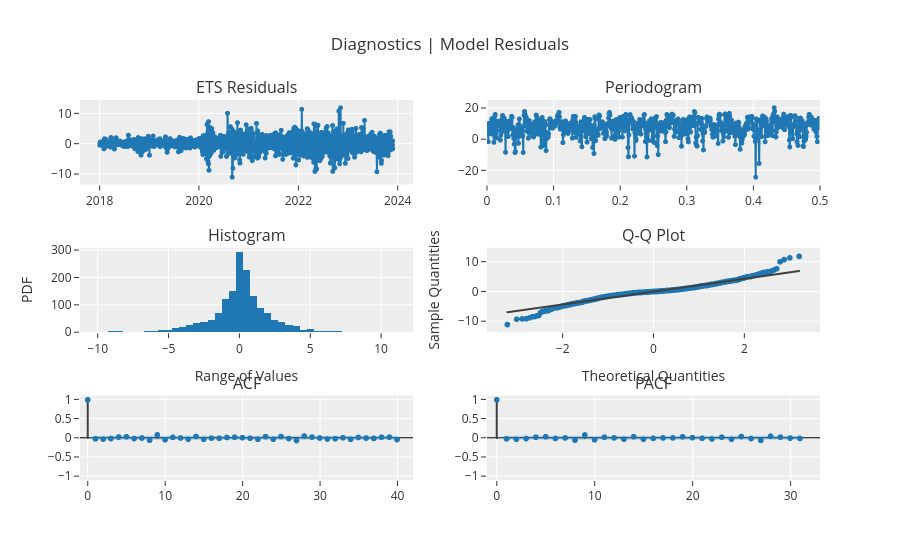

The notebook cell this image was saved under:
### Code cell
exp.plot_model(estimator=tuned_ets, plot="diagnostics")

### Figure 1 — Plotly figure (JSON) as saved in the notebook; plotly's stock layout.template omitted (floating-point values rounded to 4 significant figures; data arrays with more than 128 entries replaced by an {"elided": "..."} marker saying what was removed)
{"data": [{"line": {"color": "rgb(31, 119, 180)", "width": 2}, "marker": {"color": "rgb(31, 119, 180)", "size": 5}, "mode": "lines+markers", "name": "ETS", "showlegend": false, "type": "scattergl", "x": {"elided": "1542 str values"}, "xaxis": "x", "y": {"elided": "1542 float values"}, "yaxis": "y"}, {"hoverinfo": "text", "hovertext": {"elided": "771 str values"}, "line": {"color": "#1f77b4", "width": 2}, "marker": {"size": 5}, "mode": "lines+markers", "name": "ETS", "showlegend": false, "type": "scattergl", "x": {"elided": "771 float values"}, "xaxis": "x2", "y": {"elided": "771 float values"}, "yaxis": "y2"}, {"alignmentgroup": "True", "bingroup": "x", "hovertemplate": "variable=ETS<br>value=%{x}<br>count=%{y}<extra></extra>", "legendgroup": "ETS", "marker": {"color": "#1f77b4", "pattern": {"shape": ""}}, "name": "ETS", "offsetgroup": "ETS", "orientation": "v", "showlegend": false, "type": "histogram", "x": {"elided": "1542 float values"}, "xaxis": "x3", "yaxis": "y3"}, {"marker": {"color": "#1f77b4"}, "mode": "markers", "name": "ETS", "showlegend": false, "type": "scattergl", "x": {"elided": "1542 float values"}, "xaxis": "x4", "y": {"elided": "1542 float values"}, "yaxis": "y4"}, {"line": {"color": "#3f3f3f"}, "mode": "lines", "name": "ETS", "showlegend": false, "type": "scattergl", "x": {"elided": "1542 float values"}, "xaxis": "x4", "y": {"elided": "1542 float values"}, "yaxis": "y4"}, {"line": {"color": "#3f3f3f"}, "mode": "lines", "name": "ACF", "showlegend": false, "type": "scattergl", "x": [0, 0], "xaxis": "x5", "y": [0, 1], "yaxis": "y5"}, {"line": {"color": "#3f3f3f"}, "mode": "lines", "name": "ACF", "showlegend": false, "type": "scattergl", "x": [1, 1], "xaxis": "x5", "y": [0, -0.02132], "yaxis": "y5"}, {"line": {"color": "#3f3f3f"}, "mode": "lines", "name": "ACF", "showlegend": false, "type": "scattergl", "x": [2, 2], "xaxis": "x5", "y": [0, -0.03133], "yaxis": "y5"}, {"line": {"color": "#3f3f3f"}, "mode": "lines", "name": "ACF", "showlegend": false, "type": "scattergl", "x": [3, 3], "xaxis": "x5", "y": [0, -0.01379], "yaxis": "y5"}, {"line": {"color": "#3f3f3f"}, "mode": "lines", "name": "ACF", "showlegend": false, "type": "scattergl", "x": [4, 4], "xaxis": "x5", "y": [0, 0.02417], "yaxis": "y5"}, {"line": {"color": "#3f3f3f"}, "mode": "lines", "name": "ACF", "showlegend": false, "type": "scattergl", "x": [5, 5], "xaxis": "x5", "y": [0, 0.03396], "yaxis": "y5"}, {"line": {"color": "#3f3f3f"}, "mode": "lines", "name": "ACF", "showlegend": false, "type": "scattergl", "x": [6, 6], "xaxis": "x5", "y": [0, -0.01475], "yaxis": "y5"}, {"line": {"color": "#3f3f3f"}, "mode": "lines", "name": "ACF", "showlegend": false, "type": "scattergl", "x": [7, 7], "xaxis": "x5", "y": [0, -0.0004408], "yaxis": "y5"}, {"line": {"color": "#3f3f3f"}, "mode": "lines", "name": "ACF", "showlegend": false, "type": "scattergl", "x": [8, 8], "xaxis": "x5", "y": [0, -0.05772], "yaxis": "y5"}, {"line": {"color": "#3f3f3f"}, "mode": "lines", "name": "ACF", "showlegend": false, "type": "scattergl", "x": [9, 9], "xaxis": "x5", "y": [0, 0.08296], "yaxis": "y5"}, {"line": {"color": "#3f3f3f"}, "mode": "lines", "name": "ACF", "showlegend": false, "type": "scattergl", "x": [10, 10], "xaxis": "x5", "y": [0, -0.04455], "yaxis": "y5"}, {"line": {"color": "#3f3f3f"}, "mode": "lines", "name": "ACF", "showlegend": false, "type": "scattergl", "x": [11, 11], "xaxis": "x5", "y": [0, 0.01713], "yaxis": "y5"}, {"line": {"color": "#3f3f3f"}, "mode": "lines", "name": "ACF", "showlegend": false, "type": "scattergl", "x": [12, 12], "xaxis": "x5", "y": [0, 0.0002667], "yaxis": "y5"}, {"line": {"color": "#3f3f3f"}, "mode": "lines", "name": "ACF", "showlegend": false, "type": "scattergl", "x": [13, 13], "xaxis": "x5", "y": [0, -0.03115], "yaxis": "y5"}, {"line": {"color": "#3f3f3f"}, "mode": "lines", "name": "ACF", "showlegend": false, "type": "scattergl", "x": [14, 14], "xaxis": "x5", "y": [0, 0.03896], "yaxis": "y5"}, {"line": {"color": "#3f3f3f"}, "mode": "lines", "name": "ACF", "showlegend": false, "type": "scattergl", "x": [15, 15], "xaxis": "x5", "y": [0, -0.03354], "yaxis": "y5"}, {"line": {"color": "#3f3f3f"}, "mode": "lines", "name": "ACF", "showlegend": false, "type": "scattergl", "x": [16, 16], "xaxis": "x5", "y": [0, -0.003696], "yaxis": "y5"}, {"line": {"color": "#3f3f3f"}, "mode": "lines", "name": "ACF", "showlegend": false, "type": "scattergl", "x": [17, 17], "xaxis": "x5", "y": [0, -0.007925], "yaxis": "y5"}, {"line": {"color": "#3f3f3f"}, "mode": "lines", "name": "ACF", "showlegend": false, "type": "scattergl", "x": [18, 18], "xaxis": "x5", "y": [0, 0.01421], "yaxis": "y5"}, {"line": {"color": "#3f3f3f"}, "mode": "lines", "name": "ACF", "showlegend": false, "type": "scattergl", "x": [19, 19], "xaxis": "x5", "y": [0, 0.02111], "yaxis": "y5"}, {"line": {"color": "#3f3f3f"}, "mode": "lines", "name": "ACF", "showlegend": false, "type": "scattergl", "x": [20, 20], "xaxis": "x5", "y": [0, 0.008903], "yaxis": "y5"}, {"line": {"color": "#3f3f3f"}, "mode": "lines", "name": "ACF", "showlegend": false, "type": "scattergl", "x": [21, 21], "xaxis": "x5", "y": [0, -0.007127], "yaxis": "y5"}, {"line": {"color": "#3f3f3f"}, "mode": "lines", "name": "ACF", "showlegend": false, "type": "scattergl", "x": [22, 22], "xaxis": "x5", "y": [0, -0.03352], "yaxis": "y5"}, {"line": {"color": "#3f3f3f"}, "mode": "lines", "name": "ACF", "showlegend": false, "type": "scattergl", "x": [23, 23], "xaxis": "x5", "y": [0, 0.03569], "yaxis": "y5"}, {"line": {"color": "#3f3f3f"}, "mode": "lines", "name": "ACF", "showlegend": false, "type": "scattergl", "x": [24, 24], "xaxis": "x5", "y": [0, -0.03541], "yaxis": "y5"}, {"line": {"color": "#3f3f3f"}, "mode": "lines", "name": "ACF", "showlegend": false, "type": "scattergl", "x": [25, 25], "xaxis": "x5", "y": [0, 0.03943], "yaxis": "y5"}, {"line": {"color": "#3f3f3f"}, "mode": "lines", "name": "ACF", "showlegend": false, "type": "scattergl", "x": [26, 26], "xaxis": "x5", "y": [0, -0.01545], "yaxis": "y5"}, {"line": {"color": "#3f3f3f"}, "mode": "lines", "name": "ACF", "showlegend": false, "type": "scattergl", "x": [27, 27], "xaxis": "x5", "y": [0, -0.06604], "yaxis": "y5"}, {"line": {"color": "#3f3f3f"}, "mode": "lines", "name": "ACF", "showlegend": false, "type": "scattergl", "x": [28, 28], "xaxis": "x5", "y": [0, 0.05167], "yaxis": "y5"}, {"line": {"color": "#3f3f3f"}, "mode": "lines", "name": "ACF", "showlegend": false, "type": "scattergl", "x": [29, 29], "xaxis": "x5", "y": [0, 0.0239], "yaxis": "y5"}, {"line": {"color": "#3f3f3f"}, "mode": "lines", "name": "ACF", "showlegend": false, "type": "scattergl", "x": [30, 30], "xaxis": "x5", "y": [0, -1.761e-05], "yaxis": "y5"}, {"line": {"color": "#3f3f3f"}, "mode": "lines", "name": "ACF", "showlegend": false, "type": "scattergl", "x": [31, 31], "xaxis": "x5", "y": [0, -0.0261], "yaxis": "y5"}, {"line": {"color": "#3f3f3f"}, "mode": "lines", "name": "ACF", "showlegend": false, "type": "scattergl", "x": [32, 32], "xaxis": "x5", "y": [0, -0.01826], "yaxis": "y5"}, {"line": {"color": "#3f3f3f"}, "mode": "lines", "name": "ACF", "showlegend": false, "type": "scattergl", "x": [33, 33], "xaxis": "x5", "y": [0, 0.007804], "yaxis": "y5"}, {"line": {"color": "#3f3f3f"}, "mode": "lines", "name": "ACF", "showlegend": false, "type": "scattergl", "x": [34, 34], "xaxis": "x5", "y": [0, -0.03491], "yaxis": "y5"}, {"line": {"color": "#3f3f3f"}, "mode": "lines", "name": "ACF", "showlegend": false, "type": "scattergl", "x": [35, 35], "xaxis": "x5", "y": [0, 0.01352], "yaxis": "y5"}, {"line": {"color": "#3f3f3f"}, "mode": "lines", "name": "ACF", "showlegend": false, "type": "scattergl", "x": [36, 36], "xaxis": "x5", "y": [0, -0.002445], "yaxis": "y5"}, {"line": {"color": "#3f3f3f"}, "mode": "lines", "name": "ACF", "showlegend": false, "type": "scattergl", "x": [37, 37], "xaxis": "x5", "y": [0, -0.01036], "yaxis": "y5"}, {"line": {"color": "#3f3f3f"}, "mode": "lines", "name": "ACF", "showlegend": false, "type": "scattergl", "x": [38, 38], "xaxis": "x5", "y": [0, 0.02033], "yaxis": "y5"}, {"line": {"color": "#3f3f3f"}, "mode": "lines", "name": "ACF", "showlegend": false, "type": "scattergl", "x": [39, 39], "xaxis": "x5", "y": [0, 0.02302], "yaxis": "y5"}, {"line": {"color": "#3f3f3f"}, "mode": "lines", "name": "ACF", "showlegend": false, "type": "scattergl", "x": [40, 40], "xaxis": "x5", "y": [0, -0.04104], "yaxis": "y5"}, {"marker": {"color": "#1f77b4", "size": 6}, "mode": "markers", "name": "ACF", "showlegend": false, "type": "scattergl", "x": [0, 1, 2, 3, 4, 5, 6, 7, 8, 9, 10, 11, 12, 13, 14, 15, 16, 17, 18, 19, 20, 21, 22, 23, 24, 25, 26, 27, 28, 29, 30, 31, 32, 33, 34, 35, 36, 37, 38, 39, 40], "xaxis": "x5", "y": [1, -0.02132, -0.03133, -0.01379, 0.02417, 0.03396, -0.01475, -0.0004408, -0.05772, 0.08296, -0.04455, 0.01713, 0.0002667, -0.03115, 0.03896, -0.03354, -0.003696, -0.007925, 0.01421, 0.02111, 0.008903, -0.007127, -0.03352, 0.03569, -0.03541, 0.03943, -0.01545, -0.06604, 0.05167, 0.0239, -1.761e-05, -0.0261, -0.01826, 0.007804, -0.03491, 0.01352, -0.002445, -0.01036, 0.02033, 0.02302, -0.04104], "yaxis": "y5"}, {"line": {"color": "rgba(255,255,255,0)"}, "mode": "lines", "name": "UC", "showlegend": false, "type": "scatter", "x": [0, 1, 2, 3, 4, 5, 6, 7, 8, 9, 10, 11, 12, 13, 14, 15, 16, 17, 18, 19, 20, 21, 22, 23, 24, 25, 26, 27, 28, 29, 30, 31, 32, 33, 34, 35, 36, 37, 38, 39, 40], "xaxis": "x5", "y": [0, 0.04991, 0.04993, 0.04998, 0.04999, 0.05002, 0.05008, 0.05009, 0.05009, 0.05026, 0.0506, 0.05069, 0.05071, 0.05071, 0.05076, 0.05083, 0.05089, 0.05089, 0.05089, 0.0509, 0.05092, 0.05092, 0.05093, 0.05098, 0.05104, 0.05111, 0.05118, 0.05119, 0.0514, 0.05153, 0.05156, 0.05156, 0.05159, 0.05161, 0.05161, 0.05167, 0.05168, 0.05168, 0.05169, 0.05171, 0.05173], "yaxis": "y5"}, {"fill": "tonexty", "fillcolor": "rgba(32, 146, 230,0.3)", "line": {"color": "rgba(255,255,255,0)"}, "mode": "lines", "name": "LC", "showlegend": false, "type": "scatter", "x": [0, 1, 2, 3, 4, 5, 6, 7, 8, 9, 10, 11, 12, 13, 14, 15, 16, 17, 18, 19, 20, 21, 22, 23, 24, 25, 26, 27, 28, 29, 30, 31, 32, 33, 34, 35, 36, 37, 38, 39, 40], "xaxis": "x5", "y": [0, -0.04991, -0.04993, -0.04998, -0.04999, -0.05002, -0.05008, -0.05009, -0.05009, -0.05026, -0.0506, -0.05069, -0.05071, -0.05071, -0.05076, -0.05083, -0.05089, -0.05089, -0.05089, -0.0509, -0.05092, -0.05092, -0.05093, -0.05098, -0.05104, -0.05111, -0.05118, -0.05119, -0.0514, -0.05153, -0.05156, -0.05156, -0.05159, -0.05161, -0.05161, -0.05167, -0.05168, -0.05168, -0.05169, -0.05171, -0.05173], "yaxis": "y5"}, {"line": {"color": "#3f3f3f"}, "mode": "lines", "name": "PACF", "showlegend": false, "type": "scattergl", "x": [0, 0], "xaxis": "x6", "y": [0, 1], "yaxis": "y6"}, {"line": {"color": "#3f3f3f"}, "mode": "lines", "name": "PACF", "showlegend": false, "type": "scattergl", "x": [1, 1], "xaxis": "x6", "y": [0, -0.02134], "yaxis": "y6"}, {"line": {"color": "#3f3f3f"}, "mode": "lines", "name": "PACF", "showlegend": false, "type": "scattergl", "x": [2, 2], "xaxis": "x6", "y": [0, -0.03184], "yaxis": "y6"}, {"line": {"color": "#3f3f3f"}, "mode": "lines", "name": "PACF", "showlegend": false, "type": "scattergl", "x": [3, 3], "xaxis": "x6", "y": [0, -0.01521], "yaxis": "y6"}, {"line": {"color": "#3f3f3f"}, "mode": "lines", "name": "PACF", "showlegend": false, "type": "scattergl", "x": [4, 4], "xaxis": "x6", "y": [0, 0.02263], "yaxis": "y6"}, {"line": {"color": "#3f3f3f"}, "mode": "lines", "name": "PACF", "showlegend": false, "type": "scattergl", "x": [5, 5], "xaxis": "x6", "y": [0, 0.03427], "yaxis": "y6"}, {"line": {"color": "#3f3f3f"}, "mode": "lines", "name": "PACF", "showlegend": false, "type": "scattergl", "x": [6, 6], "xaxis": "x6", "y": [0, -0.01204], "yaxis": "y6"}, {"line": {"color": "#3f3f3f"}, "mode": "lines", "name": "PACF", "showlegend": false, "type": "scattergl", "x": [7, 7], "xaxis": "x6", "y": [0, 0.001736], "yaxis": "y6"}, {"line": {"color": "#3f3f3f"}, "mode": "lines", "name": "PACF", "showlegend": false, "type": "scattergl", "x": [8, 8], "xaxis": "x6", "y": [0, -0.05865], "yaxis": "y6"}, {"line": {"color": "#3f3f3f"}, "mode": "lines", "name": "PACF", "showlegend": false, "type": "scattergl", "x": [9, 9], "xaxis": "x6", "y": [0, 0.07944], "yaxis": "y6"}, {"line": {"color": "#3f3f3f"}, "mode": "lines", "name": "PACF", "showlegend": false, "type": "scattergl", "x": [10, 10], "xaxis": "x6", "y": [0, -0.04629], "yaxis": "y6"}, {"line": {"color": "#3f3f3f"}, "mode": "lines", "name": "PACF", "showlegend": false, "type": "scattergl", "x": [11, 11], "xaxis": "x6", "y": [0, 0.02069], "yaxis": "y6"}, {"line": {"color": "#3f3f3f"}, "mode": "lines", "name": "PACF", "showlegend": false, "type": "scattergl", "x": [12, 12], "xaxis": "x6", "y": [0, 0.0022], "yaxis": "y6"}, {"line": {"color": "#3f3f3f"}, "mode": "lines", "name": "PACF", "showlegend": false, "type": "scattergl", "x": [13, 13], "xaxis": "x6", "y": [0, -0.03143], "yaxis": "y6"}, {"line": {"color": "#3f3f3f"}, "mode": "lines", "name": "PACF", "showlegend": false, "type": "scattergl", "x": [14, 14], "xaxis": "x6", "y": [0, 0.03463], "yaxis": "y6"}, {"line": {"color": "#3f3f3f"}, "mode": "lines", "name": "PACF", "showlegend": false, "type": "scattergl", "x": [15, 15], "xaxis": "x6", "y": [0, -0.03119], "yaxis": "y6"}, {"line": {"color": "#3f3f3f"}, "mode": "lines", "name": "PACF", "showlegend": false, "type": "scattergl", "x": [16, 16], "xaxis": "x6", "y": [0, -0.008764], "yaxis": "y6"}, {"line": {"color": "#3f3f3f"}, "mode": "lines", "name": "PACF", "showlegend": false, "type": "scattergl", "x": [17, 17], "xaxis": "x6", "y": [0, 0.00181], "yaxis": "y6"}, {"line": {"color": "#3f3f3f"}, "mode": "lines", "name": "PACF", "showlegend": false, "type": "scattergl", "x": [18, 18], "xaxis": "x6", "y": [0, 0.001437], "yaxis": "y6"}, {"line": {"color": "#3f3f3f"}, "mode": "lines", "name": "PACF", "showlegend": false, "type": "scattergl", "x": [19, 19], "xaxis": "x6", "y": [0, 0.02999], "yaxis": "y6"}, {"line": {"color": "#3f3f3f"}, "mode": "lines", "name": "PACF", "showlegend": false, "type": "scattergl", "x": [20, 20], "xaxis": "x6", "y": [0, 0.008366], "yaxis": "y6"}, {"line": {"color": "#3f3f3f"}, "mode": "lines", "name": "PACF", "showlegend": false, "type": "scattergl", "x": [21, 21], "xaxis": "x6", "y": [0, -0.007558], "yaxis": "y6"}, {"line": {"color": "#3f3f3f"}, "mode": "lines", "name": "PACF", "showlegend": false, "type": "scattergl", "x": [22, 22], "xaxis": "x6", "y": [0, -0.02473], "yaxis": "y6"}, {"line": {"color": "#3f3f3f"}, "mode": "lines", "name": "PACF", "showlegend": false, "type": "scattergl", "x": [23, 23], "xaxis": "x6", "y": [0, 0.02117], "yaxis": "y6"}, {"line": {"color": "#3f3f3f"}, "mode": "lines", "name": "PACF", "showlegend": false, "type": "scattergl", "x": [24, 24], "xaxis": "x6", "y": [0, -0.03078], "yaxis": "y6"}, {"line": {"color": "#3f3f3f"}, "mode": "lines", "name": "PACF", "showlegend": false, "type": "scattergl", "x": [25, 25], "xaxis": "x6", "y": [0, 0.03838], "yaxis": "y6"}, {"line": {"color": "#3f3f3f"}, "mode": "lines", "name": "PACF", "showlegend": false, "type": "scattergl", "x": [26, 26], "xaxis": "x6", "y": [0, -0.01387], "yaxis": "y6"}, {"line": {"color": "#3f3f3f"}, "mode": "lines", "name": "PACF", "showlegend": false, "type": "scattergl", "x": [27, 27], "xaxis": "x6", "y": [0, -0.06297], "yaxis": "y6"}, {"line": {"color": "#3f3f3f"}, "mode": "lines", "name": "PACF", "showlegend": false, "type": "scattergl", "x": [28, 28], "xaxis": "x6", "y": [0, 0.04653], "yaxis": "y6"}, {"line": {"color": "#3f3f3f"}, "mode": "lines", "name": "PACF", "showlegend": false, "type": "scattergl", "x": [29, 29], "xaxis": "x6", "y": [0, 0.02286], "yaxis": "y6"}, {"line": {"color": "#3f3f3f"}, "mode": "lines", "name": "PACF", "showlegend": false, "type": "scattergl", "x": [30, 30], "xaxis": "x6", "y": [0, -0.002837], "yaxis": "y6"}, {"line": {"color": "#3f3f3f"}, "mode": "lines", "name": "PACF", "showlegend": false, "type": "scattergl", "x": [31, 31], "xaxis": "x6", "y": [0, -0.01201], "yaxis": "y6"}, {"marker": {"color": "#1f77b4", "size": 6}, "mode": "markers", "name": "PACF", "showlegend": false, "type": "scattergl", "x": [0, 1, 2, 3, 4, 5, 6, 7, 8, 9, 10, 11, 12, 13, 14, 15, 16, 17, 18, 19, 20, 21, 22, 23, 24, 25, 26, 27, 28, 29, 30, 31], "xaxis": "x6", "y": [1, -0.02134, -0.03184, -0.01521, 0.02263, 0.03427, -0.01204, 0.001736, -0.05865, 0.07944, -0.04629, 0.02069, 0.0022, -0.03143, 0.03463, -0.03119, -0.008764, 0.00181, 0.001437, 0.02999, 0.008366, -0.007558, -0.02473, 0.02117, -0.03078, 0.03838, -0.01387, -0.06297, 0.04653, 0.02286, -0.002837, -0.01201], "yaxis": "y6"}, {"line": {"color": "rgba(255,255,255,0)"}, "mode": "lines", "name": "UC", "showlegend": false, "type": "scatter", "x": [0, 1, 2, 3, 4, 5, 6, 7, 8, 9, 10, 11, 12, 13, 14, 15, 16, 17, 18, 19, 20, 21, 22, 23, 24, 25, 26, 27, 28, 29, 30, 31], "xaxis": "x6", "y": [0, 0.04991, 0.04991, 0.04991, 0.04991, 0.04991, 0.04991, 0.04991, 0.04991, 0.04991, 0.04991, 0.04991, 0.04991, 0.04991, 0.04991, 0.04991, 0.04991, 0.04991, 0.04991, 0.04991, 0.04991, 0.04991, 0.04991, 0.04991, 0.04991, 0.04991, 0.04991, 0.04991, 0.04991, 0.04991, 0.04991, 0.04991], "yaxis": "y6"}, {"fill": "tonexty", "fillcolor": "rgba(32, 146, 230,0.3)", "line": {"color": "rgba(255,255,255,0)"}, "mode": "lines", "name": "LC", "showlegend": false, "type": "scatter", "x": [0, 1, 2, 3, 4, 5, 6, 7, 8, 9, 10, 11, 12, 13, 14, 15, 16, 17, 18, 19, 20, 21, 22, 23, 24, 25, 26, 27, 28, 29, 30, 31], "xaxis": "x6", "y": [0, -0.04991, -0.04991, -0.04991, -0.04991, -0.04991, -0.04991, -0.04991, -0.04991, -0.04991, -0.04991, -0.04991, -0.04991, -0.04991, -0.04991, -0.04991, -0.04991, -0.04991, -0.04991, -0.04991, -0.04991, -0.04991, -0.04991, -0.04991, -0.04991, -0.04991, -0.04991, -0.04991, -0.04991, -0.04991, -0.04991, -0.04991], "yaxis": "y6"}], "layout": {"annotations": [{"font": {"size": 16}, "showarrow": false, "text": "ETS Residuals", "x": 0.225, "xanchor": "center", "xref": "paper", "y": 1, "yanchor": "bottom", "yref": "paper"}, {"font": {"size": 16}, "showarrow": false, "text": "Periodogram", "x": 0.775, "xanchor": "center", "xref": "paper", "y": 1, "yanchor": "bottom", "yref": "paper"}, {"font": {"size": 16}, "showarrow": false, "text": "Histogram", "x": 0.225, "xanchor": "center", "xref": "paper", "y": 0.6111, "yanchor": "bottom", "yref": "paper"}, {"font": {"size": 16}, "showarrow": false, "text": "Q-Q Plot", "x": 0.775, "xanchor": "center", "xref": "paper", "y": 0.6111, "yanchor": "bottom", "yref": "paper"}, {"font": {"size": 16}, "showarrow": false, "text": "ACF", "x": 0.225, "xanchor": "center", "xref": "paper", "y": 0.2222, "yanchor": "bottom", "yref": "paper"}, {"font": {"size": 16}, "showarrow": false, "text": "PACF", "x": 0.775, "xanchor": "center", "xref": "paper", "y": 0.2222, "yanchor": "bottom", "yref": "paper"}], "showlegend": false, "title": {"text": "Diagnostics | Model Residuals"}, "xaxis": {"anchor": "y", "domain": [0, 0.45]}, "xaxis2": {"anchor": "y2", "domain": [0.55, 1], "range": [0, 0.5]}, "xaxis3": {"anchor": "y3", "domain": [0, 0.45], "title": {"text": "Range of Values"}}, "xaxis4": {"anchor": "y4", "domain": [0.55, 1], "title": {"text": "Theoretical Quantities"}}, "xaxis5": {"anchor": "y5", "domain": [0, 0.45], "range": [-1, 42]}, "xaxis6": {"anchor": "y6", "domain": [0.55, 1], "range": [-1, 33]}, "yaxis": {"anchor": "x", "domain": [0.7778, 1]}, "yaxis2": {"anchor": "x2", "domain": [0.7778, 1]}, "yaxis3": {"anchor": "x3", "domain": [0.3889, 0.6111], "title": {"text": "PDF"}}, "yaxis4": {"anchor": "x4", "domain": [0.3889, 0.6111], "title": {"text": "Sample Quantities"}}, "yaxis5": {"anchor": "x5", "domain": [0, 0.2222], "range": [-1.1, 1.1], "zerolinecolor": "#000000"}, "yaxis6": {"anchor": "x6", "domain": [0, 0.2222], "range": [-1.1, 1.1], "zerolinecolor": "#000000"}}}
